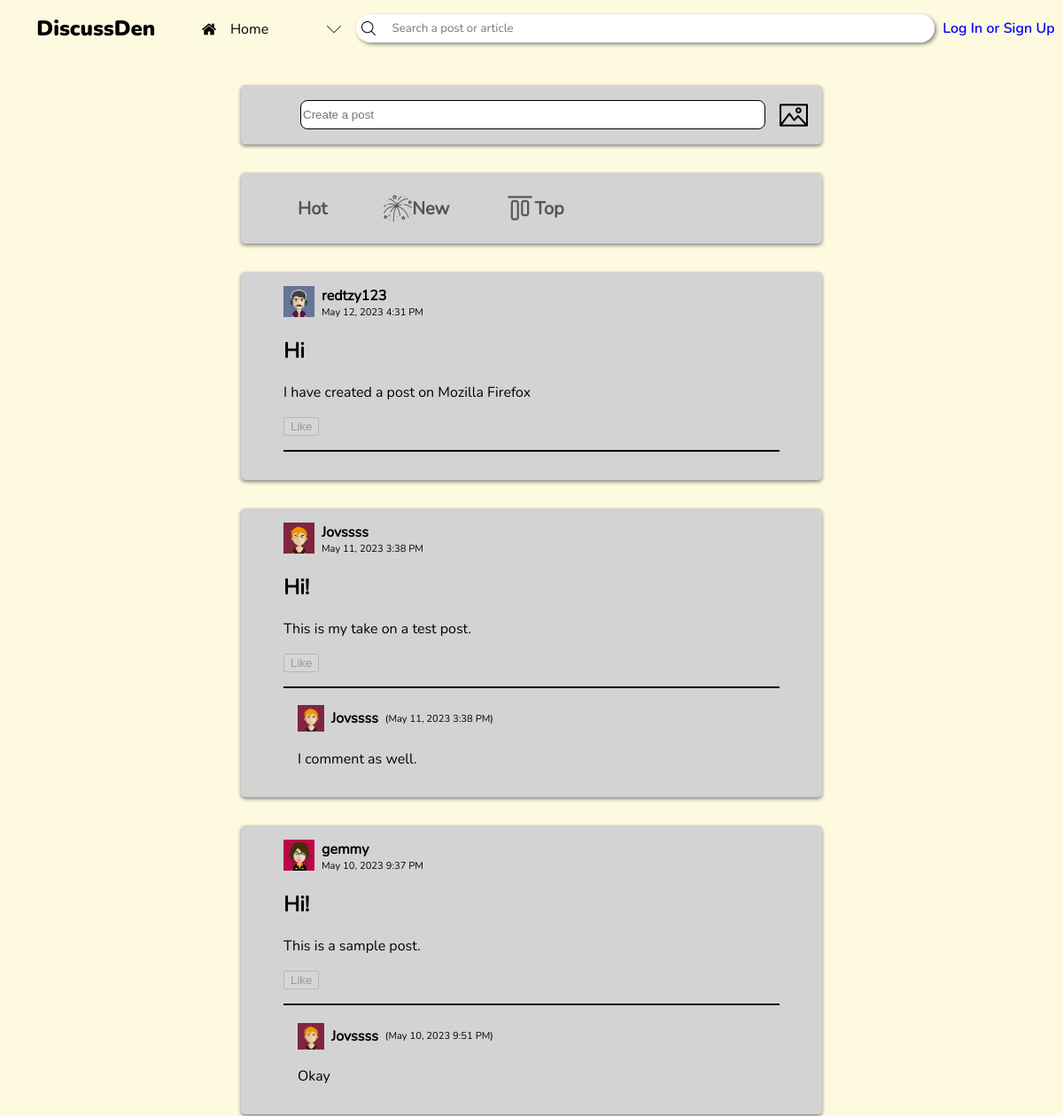
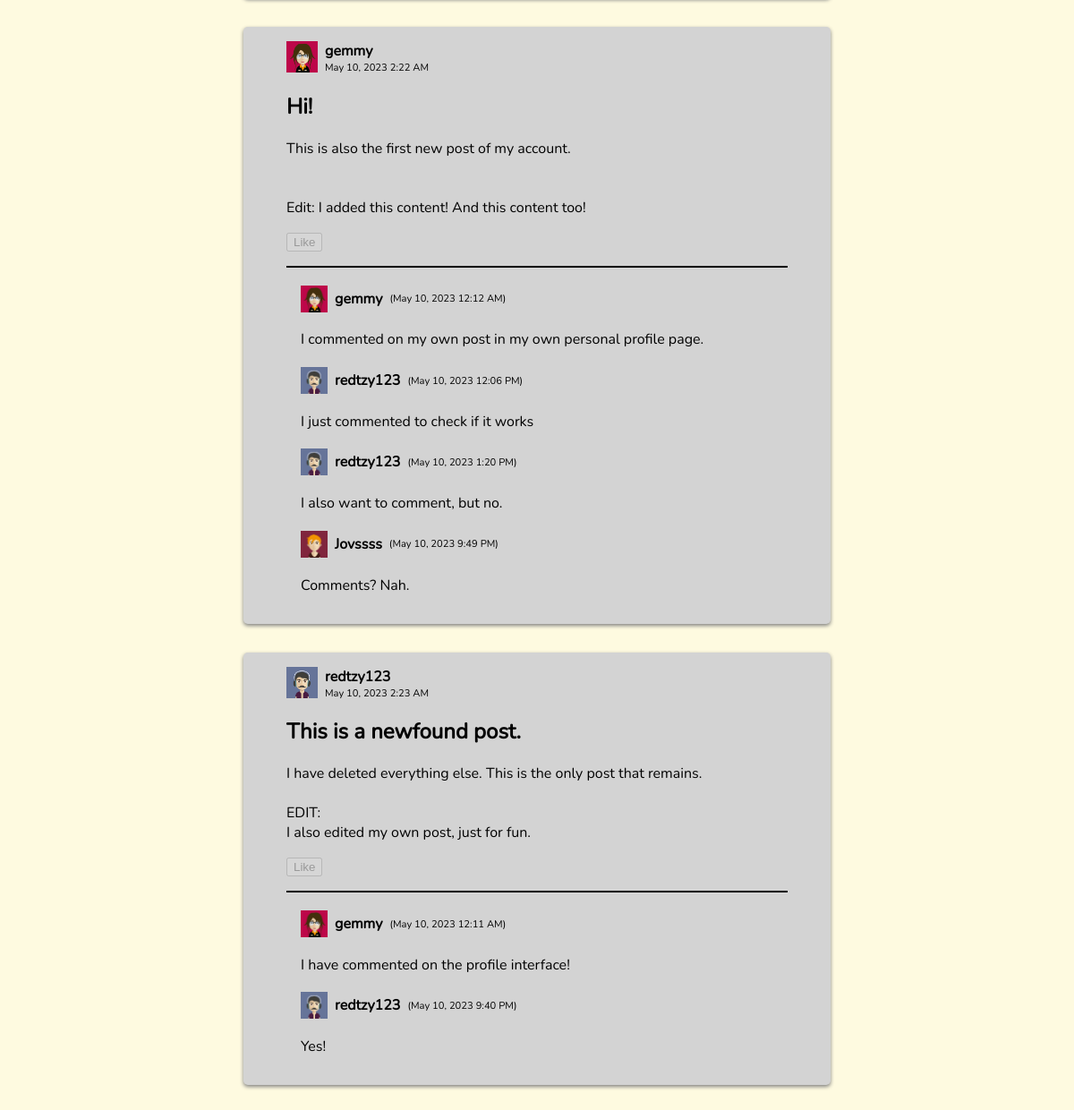
The app's page /home.php with its own data (2 pictures, top to bottom).
### tables this page shows
CREATE TABLE posts (id INTEGER PRIMARY KEY AUTOINCREMENT NOT NULL UNIQUE, user_id INTEGER REFERENCES users (user_id) NOT NULL, title TEXT NOT NULL, content TEXT NOT NULL, date, likes);

CREATE TABLE users (user_id INTEGER PRIMARY KEY AUTOINCREMENT, username TEXT UNIQUE NOT NULL, password TEXT NOT NULL, recent_searches, description TEXT DEFAULT "The user does not have a description" NOT NULL, profile_src TEXT DEFAULT black NOT NULL ON CONFLICT REPLACE);

CREATE TABLE comments (comment_id INTEGER PRIMARY KEY AUTOINCREMENT UNIQUE NOT NULL, post_id INTEGER REFERENCES posts (id) ON DELETE NO ACTION NOT NULL, name TEXT, content TEXT NOT NULL, date);

### home.php (the view, shortened to what this page needs)
<!DOCTYPE html>
<html lang="en">
<head>
    <link rel="stylesheet" href="header.css">
    <link rel="stylesheet" href="post-boxes.css">
</head>
<body>
    <?php include "header.php"?>
    <div class="input-section">
        <div class="post-tab">
            <svg width=35 height=35>
                <image href="<?php echo $user_profile ?>" width=100% height=100% clip-path="url(#avatar-clip)" />
            </svg>
            <input type="text" placeholder="Create a post" onclick="redirect_to_post()" id="post-link">
            <img src="img/image.png" alt="" class="icon">
        </div>
        <div class="post-tab">
            <div class="group">
                <a href="#" class="reddit-button">
                    <span class="txt-hot"><span>Hot</span></span>
                </a>
            </div>
            <div class="group">
                <a href="#" class="reddit-button">
                    <img src="img/new.png" alt="" class="icon" />
                    <span class="new"><span>New</span></span>
                </a>
            </div>
            <div class="group">
                <a href="#" class="reddit-button">
                    <img src="img/top.png" alt="" class="icon" />
                    <span class="top"><span>Top</span></span>
                </a>
            </div>
        </div>
    </div>
    <section class="post-section">
    <?php
        $stmt = $db -> prepare('SELECT * FROM posts');
        $stmt -> execute();
        $posts = $stmt -> fetchAll(PDO::FETCH_ASSOC);
        foreach (array_reverse($posts) as $post) {
            $stmt = $db -> prepare('SELECT * FROM users WHERE user_id = :userID');
            $stmt -> bindParam(':userID', $post['user_id'], PDO::PARAM_INT);
            $stmt -> execute();
            $post_user = $stmt -> fetch(PDO::FETCH_ASSOC);
            echo    '<div class="post-container">
                        <div class="post-user">
                            <svg width=35 height=35>
                                <image href="' . $post_user['profile_src'] . '" x=0 y=0 width=35 height=35 clip-path="url(#avatar-clip)" />
                            </svg>
                            <a href="';
                            if ($_SESSION['username'] === $post_user['username']) echo 'profile.php';
                            else echo 'profile-visit.php?user_id=' . $post['user_id'];
                            echo '"><h4 class="username">' . $post_user['username'] . '</h4></a>
                            <p>' . $post['date'] . '</p>
                        </div>
                        <div class="post-content">
                            <h2>' . $post['title'] . '</h2>
                            <p>' . $post['content'] . '</p>';
            if (isset($_SESSION['username'])) {
                echo '<button class="like" data-id="' . $post['id'] . '">';
                if (($likes = json_decode($post['likes'])) !== NULL) {
                    echo '<p class="likes">' . count(json_decode($post['likes'])) . '</p>';
                }
                    echo '<img class="like-state" ';
                        if(!((array_search($_SESSION['username'], json_decode($post['likes']))) === false)) {
                            echo 'src="img/upvote-filled.png"';
                        } else {
                            echo 'src="img/upvote-nofill.png"';
                        }
                    echo '/>
                </button>';
            } else {
                echo '<button disabled>Like</button>';
            }
            echo '</div><hr>';
            $stmt = $db -> prepare('SELECT * FROM comments WHERE post_id = :post_id');
            $stmt -> bindParam(':post_id', $post['id'], PDO::PARAM_INT);
            $stmt -> execute();
            $comments = $stmt -> fetchAll(PDO::FETCH_ASSOC);
            foreach ($comments as $comment) {
                $stmt = $db -> prepare('SELECT * FROM users WHERE username = :user');
                $stmt -> bindParam(':user', $comment['name'], PDO::PARAM_STR);
                $stmt -> execute();
                $comment_user = $stmt -> fetch(PDO::FETCH_ASSOC);
                $user_id = $comment_user['user_id'];
                echo    '<div class="comment-container">
                            <div>
                                <svg width=30 height=30>
                                    <image href="' . $comment_user['profile_src'] . '" width=100% height=100% clip-path="url(#avatar-clip)" />
                                </svg>
                                <a href="';
                                if ($_SESSION['username'] === $comment['name']) echo 'profile.php';
                                else echo 'profile-visit.php?user_id=' . $user_id;
                                echo '"><h4 class="username">' . $comment['name'] . '</h4></a>
                                <p>(' . $comment['date'] . ')</p>
                            </div>
                            <p>' . $comment['content'] . '</p>
                        </div>';
            }
            echo '
                    <form class="comment-box">
                        <input type="hidden" name="post_id" value="' . $post['id'] . '">
                ';
            echo '</form></div>';
        }
    ?>
    </section>
</body>
</html>

### header.css (style rules this page uses)
html { color-scheme: light dark; }
body { --dark-color-1: #283618; --dark-color-2: #606c38; --medium-color: #bc6c25; --light-color-1: #dda15e; --light-color-2: #fefae0; background-color: var(--light-color-2); margin: 0; overflow-y: overlay; }
.icon { width: 1rem; }

### post-boxes.css (style rules this page uses)
h4.username { margin: 0; margin-inline: 0.5rem; }
.input-section { margin-top: 6rem; }
.post-tab { width: calc(100% - 36rem); background-color: lightgray; display: flex; align-items: center; margin: 2rem auto 0; padding: 1rem; border-radius: 0.3rem; box-shadow: 0 2px 4px 0 gray; font-family: nunito-reg; }
.post-tab input { flex-grow: 1; background-color: white; height: 1.8rem; margin-inline: 1rem; border-radius: 0.5rem; border: 1px solid; }
.post-tab img { width: 2rem; }
.group { margin-right: 2rem; font-style: bold; font-weight: 800; font-size: 20px; }
.reddit-button { padding: 8px 16px; border-radius: 4px; cursor: pointer; text-decoration: none; color: inherit; opacity: 0.6; transition: opacity 0.3s, border-color 0.3s; display: flex; align-items: center; }
.post-section { width: calc(100% - 30rem); display: flex; flex-direction: column; margin-inline: auto; margin-bottom: 2rem; --dark-color-1: #283618; --dark-color-2: #606c38; --medium-color: #bc6c25; --light-color-1: #dda15e; --light-color-2: #fefae0; }
.post-container { background-color: lightgray; display: flex; flex-direction: column; position: relative; margin: 2rem 2rem 0; padding: 1rem 3rem; border-radius: 0.3rem; box-shadow: 0 2px 4px 0 gray; font-family: nunito-reg; overflow-x: hidden; }
.post-container hr { border: none; width: 100%; height: 2px; background-color: black; margin-block: 1rem; }
.post-user { display: grid; grid-template-rows: auto auto; grid-template-columns: auto auto; width: fit-content; }
.post-user * { grid-column: 2; margin: 0; }
.post-user svg { grid-column: 1; grid-row: 1 / span 2; }
.post-user p { font-size: 0.7rem; margin-left: 0.5rem; }
.post-user a, .comment-container a { text-decoration: none; color: black; }
.comment-container { margin-left: 1rem; }
.comment-container div { display: flex; align-items: center; }
.comment-container div p { font-size: 0.7rem; }

### records on screen
posts: user.username "redtzy123", date "May 12, 2023 4:31 PM", title "Hi", content "I have created a post on Mozilla Firefox"
posts: user.username "Jovssss", date "May 11, 2023 3:38 PM", title "Hi!", content "This is my take on a test post."
comments: name "Jovssss", date "May 11, 2023 3:38 PM", content "I comment as well."
posts: user.username "gemmy", date "May 10, 2023 9:37 PM", title "Hi!", content "This is a sample post."
comments: name "Jovssss", date "May 10, 2023 9:51 PM", content "Okay"
posts: user.username "gemmy", date "May 10, 2023 2:22 AM", title "Hi!", content "This is also the first new post of my account. Edit: I added this content! And this content too!"
comments: name "gemmy", date "May 10, 2023 12:12 AM", content "I commented on my own post in my own personal profile page."
comments: name "redtzy123", date "May 10, 2023 12:06 PM", content "I just commented to check if it works"
comments: name "redtzy123", date "May 10, 2023 1:20 PM", content "I also want to comment, but no."
comments: name "Jovssss", date "May 10, 2023 9:49 PM", content "Comments? Nah."
posts: user.username "redtzy123", date "May 10, 2023 2:23 AM", title "This is a newfound post.", content "I have deleted everything else. This is the only post that remains. EDIT: I also edited my own post, just for fun."
comments: name "gemmy", date "May 10, 2023 12:11 AM", content "I have commented on the profile interface!"
comments: name "redtzy123", date "May 10, 2023 9:40 PM", content "Yes!"
